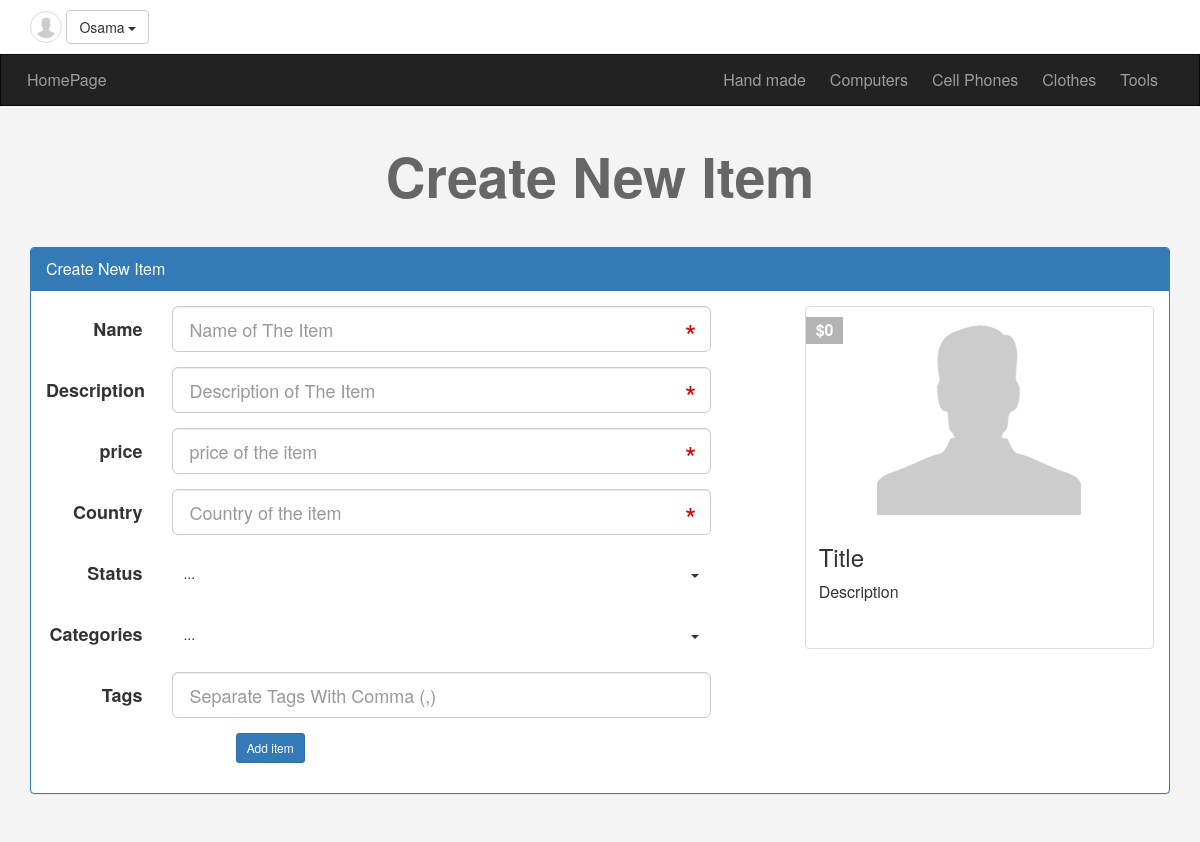
/newad.php (signed in), run on the app's committed database.
### tables this page shows
CREATE TABLE `categories` (
  `catID` int NOT NULL AUTO_INCREMENT,
  `catName` varchar(255) DEFAULT NULL,
  `catDescription` text,
  `ordering` int DEFAULT NULL,
  `visibility` tinyint DEFAULT '0',
  `Allow_comments` tinyint DEFAULT '0',
  `Allow_Ads` tinyint DEFAULT '0',
  `parent` int DEFAULT '0',
  PRIMARY KEY (`catID`),
  UNIQUE KEY `catName` (`catName`)
);

### init.php (called while the page is built, shortened)
<?php
$sessionUser = isset($_SESSION['user']) ? $_SESSION['user'] : '';
include 'admin/connect.php';
$tpl = 'includes/templates/';
$func = 'includes/funcs/';
$css = 'layouts/css/';
include $func .'functions.php';
include $tpl . 'header.php';

### includes/funcs/functions.php (called while the page is built, shortened)
<?php
function getAllFrom($field, $table, $where = NULL, $and = NULL, $orderfield, $ordering = "DESC") {
    global $dbconc;
    $getAll = $dbconc->prepare("SELECT $field FROM $table $where $and ORDER BY $orderfield $ordering");
    $getAll->execute();
    $all = $getAll->fetchAll();
    return $all;
}

### newad.php (the view, shortened to what this page needs)
<?php
$pageTitle = "Create New Item";
include 'init.php';
if (isset($_SESSION['user'])) {
    ?>
    <h1 class="text-center"><?php echo $pageTitle ?></h1>
    <div class="create-ad block">
        <div class="container">
            <div class="panel panel-primary">
                <div class="panel-heading"><?php echo $pageTitle ?></div>
                <div class="panel-body">
                    <div class="row">
                        <div class="col-md-8">
                            <form class="form-horizontal main-form" action="?do=<?php echo $_SERVER['PHP_SELF'] ?>"
                                  method="POST">
                                <div class="form-group form-group-lg">
                                    <label class="col-sm-2 control-label">Name</label>
                                    <div class="col-sm-10 col-md-9">
                                        <input
                                                pattern=".{4,}"
                                                title="This Field Require At Least 4 Characters"
                                                type="text"
                                                name="name"
                                                class="form-control live"
                                                placeholder="Name of The Item"
                                                data-class=".live-title"
                                                required/>
                                    </div>
                                </div>
                                <div class="form-group form-group-lg">
                                    <label class="col-sm-2 control-label">Description </label>
                                    <div class="col-sm-10 col-md-9">
                                        <input
                                                pattern=".{10,}"
                                                title="This Field Require At Least 10 Characters"
                                                type="text"
                                                name="description"
                                                class="form-control live"
                                                placeholder="Description of The Item"
                                                data-class=".live-desc"
                                                required/>
                                    </div>
                                </div>
                                <div class="form-group form-group-lg">
                                    <label class="col-sm-2 control-label">price</label>
                                    <div class="col-sm-10 col-md-9">
                                        <input
                                                type="text"
                                                name="price"
                                                class="form-control live"
                                                data-class=".live-price"
                                                placeholder="price of the item"
                                                required/>
                                    </div>
                                </div>
                                <div class="form-group form-group-lg">
                                    <label class="col-sm-2 control-label">Country</label>
                                    <div class="col-sm-10 col-md-9">
                                        <input
                                                type="text"
                                                name="country"
                                                class="form-control"
                                                required="required"
                                                placeholder="Country of the item"/>
                                    </div>
                                </div>
                                <div class="form-group form-group-lg">
                                    <label class="col-sm-2 control-label">Status</label>
                                    <div class="col-sm-10 col-md-9">
                                        <select name="status">
                                        </select>
                                    </div>
                                </div>
                                <div class="form-group form-group-lg">
                                    <label class="col-sm-2 control-label">Categories</label>
                                    <div class="col-sm-10 col-md-9">
                                        <select name="categories">
                                        </select>
                                    </div>
                                </div>
                                <div class="form-group form-group-lg">
                                    <label class="col-sm-2 control-label">Tags</label>
                                    <div class="col-sm-10 col-md-9">
                                        <input
                                                type="text"
                                                name="tags"
                                                class="form-control"
                                                placeholder="Separate Tags With Comma (,)" />
                                    </div>
                                </div>
                                <div class="form-group form-group-lg">
                                    <div class="col-sm-offset-3 col-sm-9">
                                        <input type="submit" value="Add item" class="btn btn-primary btn-sm"/>
                                    </div>
                                </div>
                            </form>
                        </div>
                        <div class="col-md-4">
                            <div class="thumbnail item-box live-preview">
							<span class="price-tag">
								$<span class="live-price">0</span>
							</span>
                                <img class="img-responsive" src="img.png" alt=""/>
                                <div class="caption">
                                    <h3 class="live-title">Title</h3>
                                    <p class="live-desc">Description</p>
                                </div>
                            </div>
                        </div>
                    </div>
                </div>
            </div>
        </div>
    </div>
    <?php
} else {
    header("location:login.php");
    exit();
}
include $tpl . 'footer.php';
?>

### includes/templates/header.php (shortened to what this page needs)
<!DOCTYPE html>
<html lang="en">
<head>
    <link rel="stylesheet" href="<?php echo $css; ?>bootstrap.min.css">
    <link rel="stylesheet" href="<?php echo $css; ?>font-awesome.min.css">
    <link rel="stylesheet" href="<?php echo $css; ?>jquery-ui.css">
    <link rel="stylesheet" href="<?php echo $css; ?>jquery.selectBoxIt.css">
    <link rel="stylesheet" href="<?php echo $css; ?>front.css">
</head>
<body>
    <div class="upper-bar">
        <div class="container">
            <?php
            if (isset($_SESSION['user'])) { ?>
                <img class="my-image img-thumbnail img-circle" src="img.png" alt="" />
                <div class="btn-group my-info">
                    <span class="btn btn-default dropdown-toggle" data-toggle="dropdown">
                        <?php echo $sessionUser ?>
                        <span class="caret"></span>
                    </span>
                </div>
            <?php
            } else {
            ?>
                <a href="login.php">
                    <span class="pull-right">Login/Signup</span>
                </a>
            <?php } ?>
        </div>
    </div>
    <nav class="navbar navbar-inverse">
        <div class="container">
            <div class="navbar-header">
                <a class="navbar-brand" href="index.php">HomePage</a>
            </div>
            <div class="collapse navbar-collapse" id="app-nav">
                <ul class="nav navbar-nav navbar-right">
                    <?php
                    $allCats = getAllFrom("*", "categories", "where parent = 0", "", "catID", "ASC");
                    foreach ($allCats as $cat) {
                        echo '<li><a href="category.php?pageID=' . $cat['catID'] . '&pageName=' . str_replace(' ', '-', $cat['catName']) . '">' . $cat['catName'] . '</a></li>';
                    }
                    ?>
                </ul>
            </div>
        </div>
    </nav>

### layouts/css/front.css (style rules this page uses)
body { background-color: #F4F4F4; font-size: 16px; height: 3000px; }
h1 { font-size: 55px; margin: 40px 0; font-weight: bold; color: #666; }
.navbar { border-radius: 0; margin-bottom: 0; }
.nav > li > a, .navbar-brand { padding: 15px 12px; }
.navbar-brand { font-size: 1em; }
.form-control { position: relative; }
.upper-bar { padding: 10px; background-color: #FFF }
.my-image { width: 32px; height: 32px; }
.item-box { position: relative; }
.item-box .price-tag { background-color: #B4B4B4; padding: 2px 10px; position: absolute; left: 0; top: 10px; font-weight: bold; color: #FFF; }
.item-box .caption p { height: 44px; max-height: 44px; }

### data on the page
categories: catName "Hand made"
categories: catName "Computers"
categories: catName "Cell Phones"
categories: catName "Clothes"
categories: catName "Tools"

### other printed values
$sessionUser "Osama"
$pageTitle "Create New Item"
